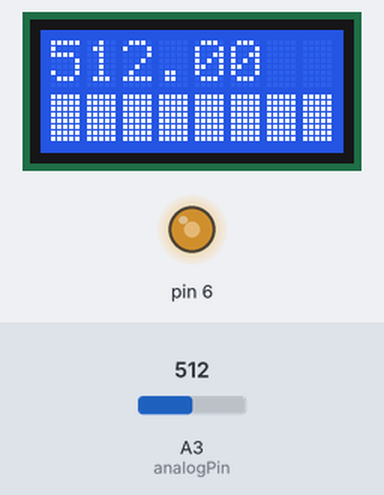
The sketch below on a simulated Arduino Uno, built with avr-gcc and run on an emulated ATmega328P. On the bench: 8×2 character LCD, output pins drawn as LEDs (lit = HIGH). The inputs (shaded band) are chosen by the test bench; at power-on: A3 (analogPin) = 512.

Above: at 1.2 s.
1.3 s: A3 (analogPin) set to 716
At 2.4 s:
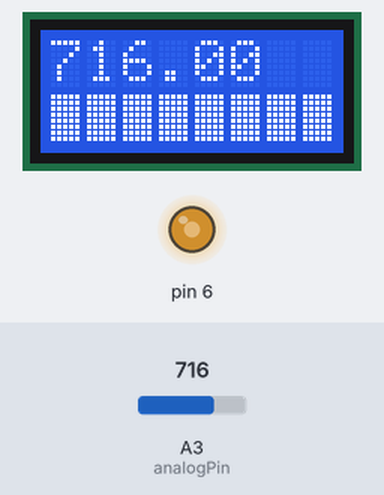
2.8 s: A3 (analogPin) set to 900
At 3.5 s:
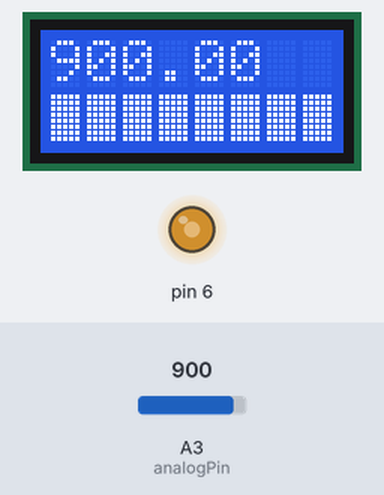
4.3 s: A3 (analogPin) set to 1023
At 4.7 s:
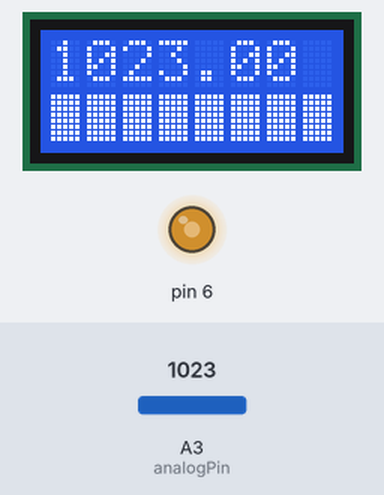
5.8 s: A3 (analogPin) set to 511
At 6.9 s:
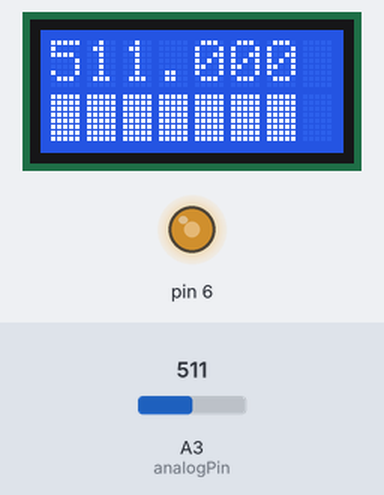
7.3 s: A3 (analogPin) set to 306
At 8.2 s:
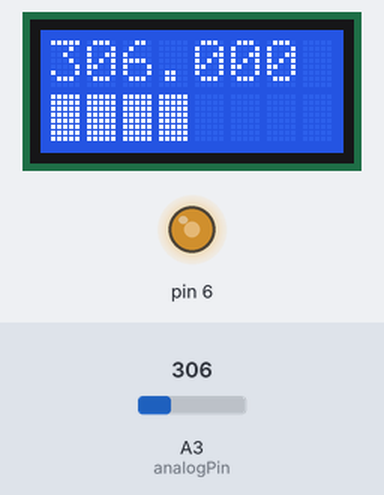
8.8 s: A3 (analogPin) set to 122
At 9.3 s:
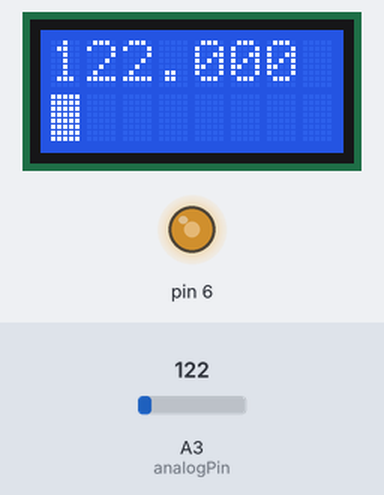
Timing chart, 0 to 11.3 s (numbered marks = the images above; inputs shaded):
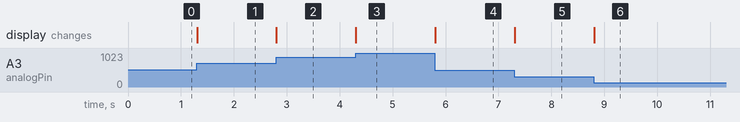

Measured:
- after the input at 1.3 s, the display: changes at once (image 1)
- after the input at 2.8 s, the display: changes at once (image 2)
- after the input at 4.3 s, the display: changes at once (image 3)
- after the input at 5.8 s, the display: changes at once (image 4)
- after the input at 7.3 s, the display: changes at once (image 5)
- after the input at 8.8 s, the display: changes at once (image 6)

The sketch:

LCD_TEST.ino
```cpp
// include the library code:
#include <LiquidCrystal.h>

// initialize the library with the numbers of the interface pins
LiquidCrystal lcd(2,3,4,13,12,8,7);

float d = 0;
float oldit = 0;
int analogPin = 3; // The main input
/*
void setup() {
  analogWrite(6,150);
  // set up the LCD's number of columns and rows:
  lcd.begin(8, 2);
  // Print a message to the LCD.
  lcd.print("hello, world!");
}

void loop() {
  // set the cursor to column 0, line 1
  // (note: line 1 is the second row, since counting begins with 0):
  lcd.setCursor(0, 1);
  // print the number of seconds since reset:
  lcd.print(millis()/1000);
}

/**/


void setup() {
  analogWrite(6,150);
  lcd.begin(8, 2);
  lcd.setCursor(8, 0); // show what pin we're using for input
  lcd.println("Analog "); // delete this and use whatever you want
  lcd.setCursor(15, 0); // for the top row caption
  lcd.print(analogPin);
}

void loop() {
  float num = analogRead(analogPin); // get our input
  float it = map(num, 0, 1023, 0, 16);  // take our input and break it down to 16
  lcd.setCursor(0, 0); // print the actual number we're using.
  lcd.print(num);

  if (it > oldit) { // check if the number changes to a higher number
    for (d = 0; it >= d; d++) { // count up from 0 to 15
      lcd.setCursor(d, 1); // start at the bottom left and work forward
      lcd.write(1023); // show a block
    }
  }

  if (it <= oldit) { // check if the number changed to a smaller number
    for (d = 15; it <= d; d--) { //count down from 15 to 0
      lcd.setCursor(d, 1); // start at the bottom right and work back
      lcd.write(1022); // show blank
    }
  }

  oldit = it;
}
/**/
```
